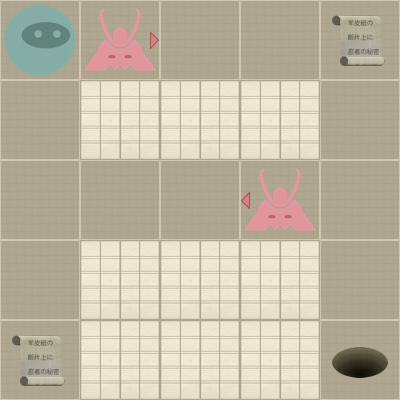

A level layout from a 2D game, rendered from its tile map. Below: a short description, then the map file with tile-grid data replaced by summaries:
An orthogonal 5x5 tile map with 80x80 px tiles, 2 tile layers (Level, Actors).

<map version="1.0" orientation="orthogonal" width="5" height="5" tilewidth="80" tileheight="80">
 <properties>
  <property name="moves" value="10" />
 </properties>
 <tileset firstgid="1" name="tiles" tilewidth="80" tileheight="80" spacing="2" margin="2">
  <image source="tiles-ipad.png" width="512" height="512" />
  <tile id="0">
   <properties>
    <property name="actor" value="exit" />
   </properties>
  </tile>
  <tile id="2">
   <properties>
    <property name="actor" value="guard" />
    <property name="direction" value="down" />
   </properties>
  </tile>
  <tile id="3">
   <properties>
    <property name="actor" value="guard" />
    <property name="direction" value="left" />
   </properties>
  </tile>
  <tile id="4">
   <properties>
    <property name="actor" value="guard" />
    <property name="direction" value="right" />
   </properties>
  </tile>
  <tile id="5">
   <properties>
    <property name="actor" value="guard" />
    <property name="direction" value="up" />
   </properties>
  </tile>
  <tile id="7">
   <properties>
    <property name="actor" value="player" />
   </properties>
  </tile>
  <tile id="8">
   <properties>
    <property name="actor" value="scroll" />
   </properties>
  </tile>
  <tile id="9">
   <properties>
    <property name="wall" value="1" />
   </properties>
  </tile>
 </tileset>
 <layer name="Level" width="5" height="5">
  <data>[25 cells, 25 non-empty, 2 distinct tile ids]</data>
 </layer>
 <layer name="Actors" width="5" height="5">
  <data>[25 cells, 6 non-empty, 5 distinct tile ids]</data>
 </layer>
</map>
